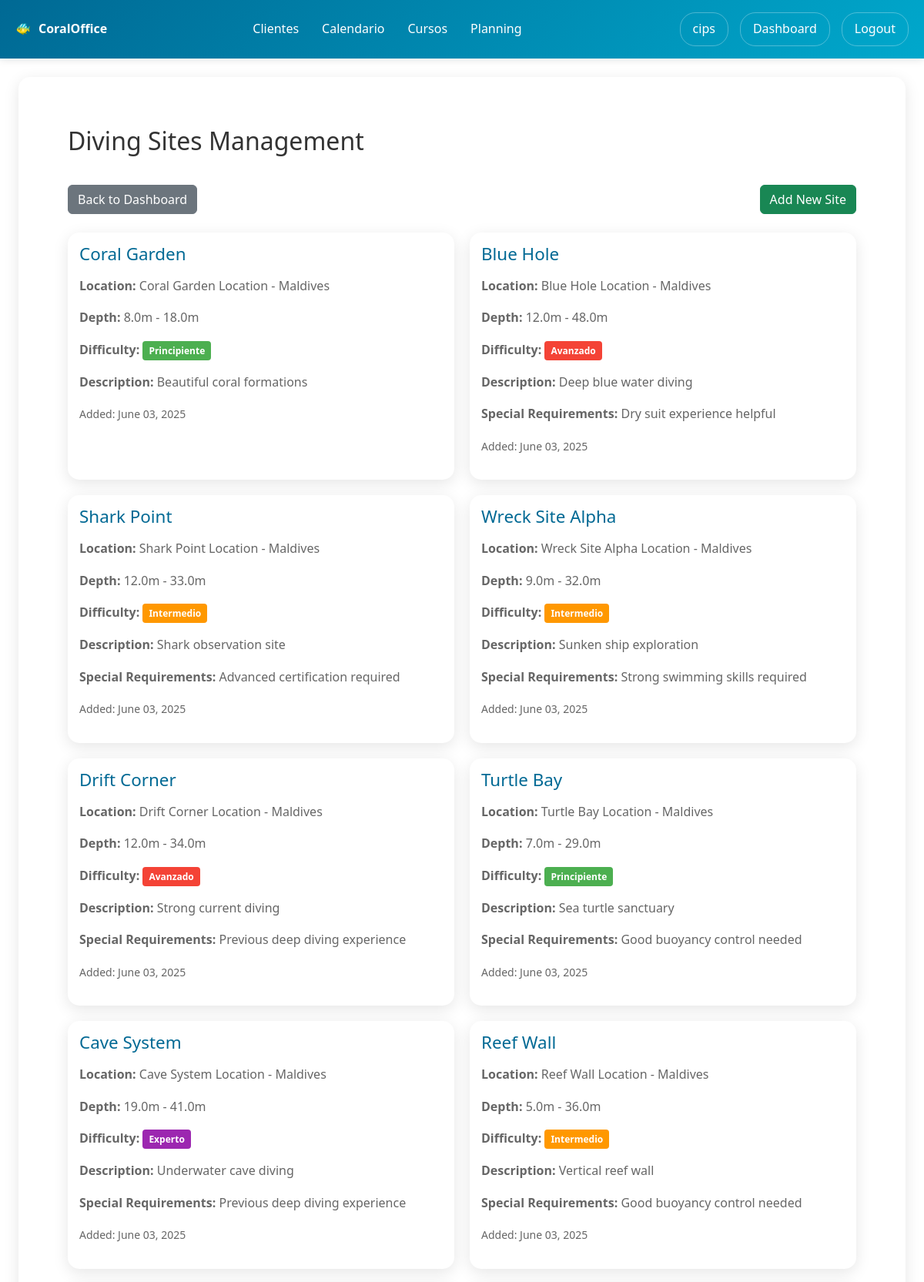
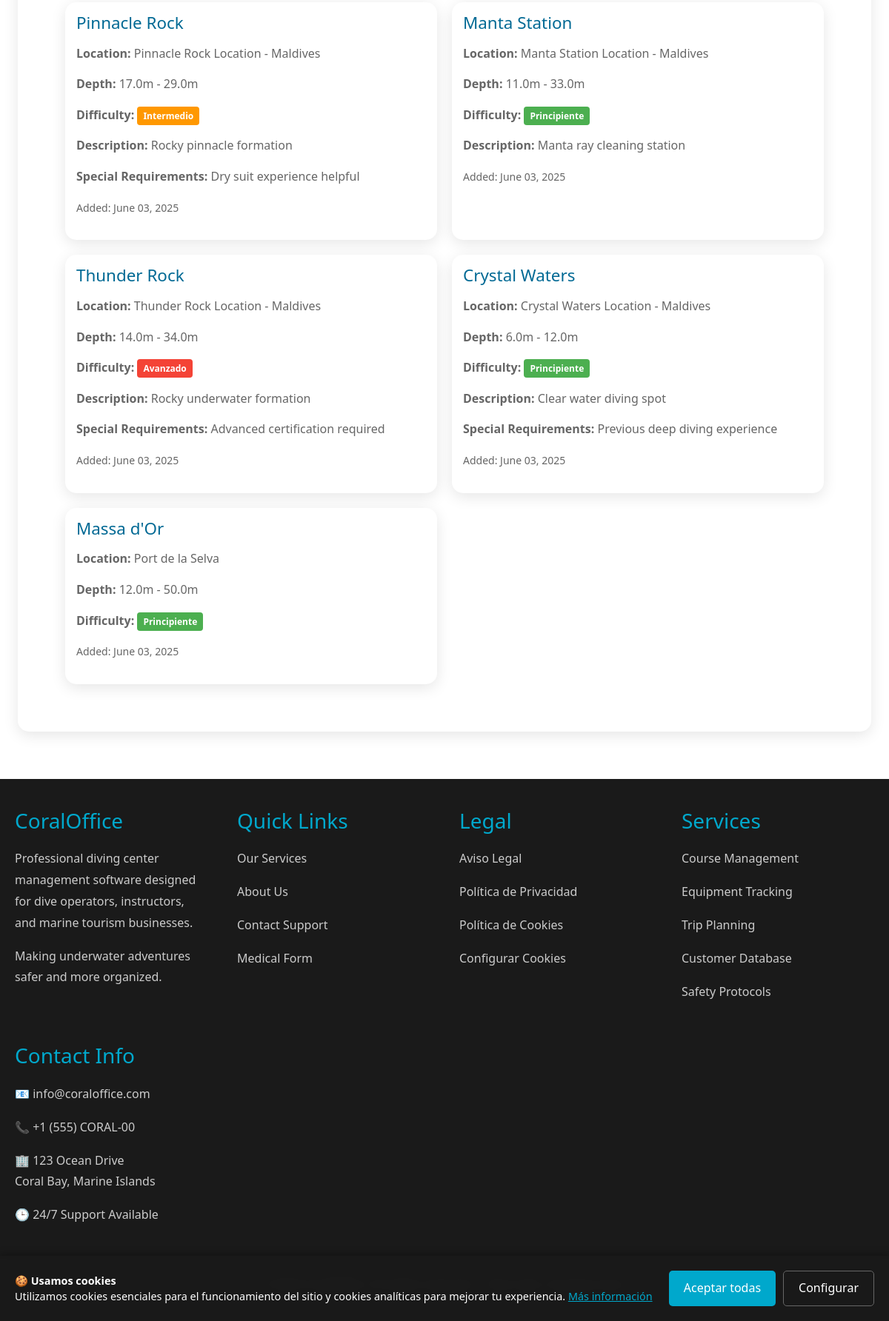
Screenshot of /users/diving-sites/ (signed in) with the database file from the repository (2 pictures, top to bottom).
### users/models.py (models this page shows, shortened)
class DivingSite(models.Model):
    diving_center = models.ForeignKey(User, on_delete=models.CASCADE, related_name='diving_sites')
    name = models.CharField(max_length=100)
    location = models.CharField(max_length=200)
    depth_min = models.FloatField(help_text="Profundidad mínima en metros")
    depth_max = models.FloatField(help_text="Profundidad máxima en metros")
    difficulty_level = models.CharField(max_length=20, choices=[
        ('BEGINNER', 'Principiente'),
        ('INTERMEDIATE', 'Intermedio'),
        ('ADVANCED', 'Avanzado'),
        ('EXPERT', 'Experto'),
    ], default='BEGINNER')
    description = models.TextField(blank=True)
    special_requirements = models.TextField(blank=True)
    created_at = models.DateTimeField(auto_now_add=True)

### users/views.py (the view)
# urls.py: path('diving-sites/', views.diving_sites_list, name='diving_sites_list'),
@login_required
def diving_sites_list(request):
    if not request.user.userprofile.is_diving_center:
        messages.error(request, 'Access denied.')
        return redirect('users:profile')
    sites = DivingSite.objects.filter(diving_center=request.user)
    return render(request, 'users/diving_sites_list.html', {'sites': sites})

### users/context_processors.py (called while the page is built)
def cookies_context(request):
    cookies_accepted = request.COOKIES.get('cookies_accepted', 'false') == 'true'
    show_cookies_banner = not cookies_accepted
    return {
        'cookies_accepted': cookies_accepted,
        'show_cookies_banner': show_cookies_banner,
    }

### users/templates/users/diving_sites_list.html (shortened to what this page needs)
{% extends 'users/base.html' %}
{% block users_content %}
<div class="p-3">
    <div style="display: flex; justify-content: space-between; align-items: center; margin-bottom: 30px;">
        <h2>Diving Sites Management</h2>
    </div>
    <div class="mb-4 d-flex justify-content-between">
        <a href="{% url 'users:diving_center_dashboard' %}" class="btn btn-secondary">Back to Dashboard</a>
        <a href="{% url 'users:add_diving_site' %}" class="btn btn-success">Add New Site</a>
    </div>
    {% if sites %}
        <div style="display: grid; grid-template-columns: repeat(auto-fit, minmax(350px, 1fr)); gap: 20px;">
            {% for site in sites %}
            <div class="card">
                <h3>{{ site.name }}</h3>
                <p><strong>Location:</strong> {{ site.location }}</p>
                <p><strong>Depth:</strong> {{ site.depth_min }}m - {{ site.depth_max }}m</p>
                <p><strong>Difficulty:</strong> <span class="status-badge status-{{ site.difficulty_level|lower }}">{{ site.get_difficulty_level_display }}</span></p>
                {% if site.description %}
                    <p><strong>Description:</strong> {{ site.description|truncatewords:20 }}</p>
                {% endif %}
                {% if site.special_requirements %}
                    <p><strong>Special Requirements:</strong> {{ site.special_requirements|truncatewords:15 }}</p>
                {% endif %}
                <p><small>Added: {{ site.created_at|date:"F d, Y" }}</small></p>
            </div>
            {% endfor %}
        </div>
    {% else %}
        <p>No diving sites added yet.</p>
    {% endif %}
</div>
{% endblock %}

### home/templates/home/base.html (shortened to what this page needs)
<!DOCTYPE html>
<html lang="en">
<head>
    <link href="https://cdn.jsdelivr.net/npm/bootstrap@5.3.2/dist/css/bootstrap.min.css" rel="stylesheet">
    <link rel="stylesheet" href="https://cdn.jsdelivr.net/npm/bootstrap-icons@1.11.1/font/bootstrap-icons.css">
</head>
<body>
    <header class="header">
        <nav class="nav-container">
            <div class="logo">CoralOffice</div>
            <ul class="nav-menu m-0 ms-0 p-0">
                {% if user.is_authenticated and user.userprofile.is_diving_center %}
                    <li><a href="{% url 'users:customer_list' %}">Clientes</a></li>
                    <li><a href="{% url 'users:calendar_view' %}">Calendario</a></li>
                <li><a href="{% url 'users:courses_list' %}">Cursos</a></li>
<li><a href="{% url 'users:staff_planning' %}">Planning</a></li>
                {% else %}
                    <li><a href="{% url 'home:home' %}">Home</a></li>
                    <li><a href="{% url 'home:services' %}">Services</a></li>
                    <li><a href="{% url 'home:about' %}">About</a></li>
                    <li><a href="{% url 'home:contact' %}">Contact</a></li>
                {% endif %}
            </ul>
            <div class="user-menu ms-3">
                {% if user.is_authenticated %}
                    <a href="{% url 'users:profile' %}">{{ user.username }}</a>
                    {% if user.userprofile.is_diving_center %}
                        <a href="{% url 'users:diving_center_dashboard' %}">Dashboard</a>
                    {% endif %}
                    <a href="{% url 'users:logout' %}">Logout</a>
                {% else %}
                    <a href="{% url 'users:login' %}">Login</a>
                {% endif %}
            </div>
        </nav>
    </header>
    {% if show_cookies_banner %}
    <div class="cookies-banner" id="cookiesBanner">
        <div class="cookies-banner-content">
            <div class="cookies-text">
                <strong>🍪 Usamos cookies</strong><br>
                Utilizamos cookies esenciales para el funcionamiento del sitio y cookies analíticas para mejorar tu experiencia.
                <a href="{% url 'home:cookies_policy' %}" style="color: #00a8cc;">Más información</a>
            </div>
            <div class="cookies-buttons">
                <button class="cookies-btn cookies-btn-accept" onclick="acceptAllCookies()">Aceptar todas</button>
                <a href="{% url 'home:cookies_settings' %}" class="cookies-btn cookies-btn-settings">Configurar</a>
            </div>
        </div>
    </div>
    {% endif %}
    <main class="main-content pt-0">
        {% block content %}
        {% endblock %}
    </main>
    <footer class="footer">
        <div class="footer-content">
            <div class="footer-section">
                <h3>CoralOffice</h3>
                <p>Professional diving center management software designed for dive operators, instructors, and marine tourism businesses.</p>
                <p>Making underwater adventures safer and more organized.</p>
            </div>
            <div class="footer-section">
                <h3>Quick Links</h3>
                <p><a href="{% url 'home:services' %}">Our Services</a></p>
                <p><a href="{% url 'home:about' %}">About Us</a></p>
                <p><a href="{% url 'home:contact' %}">Contact Support</a></p>
                <p><a href="{% url 'users:medical_form' %}">Medical Form</a></p>
            </div>
            <div class="footer-section">
                <h3>Legal</h3>
                <p><a href="{% url 'home:legal_notice' %}">Aviso Legal</a></p>
                <p><a href="{% url 'home:privacy_policy' %}">Política de Privacidad</a></p>
                <p><a href="{% url 'home:cookies_policy' %}">Política de Cookies</a></p>
                <p><a href="{% url 'home:cookies_settings' %}">Configurar Cookies</a></p>
            </div>
            <div class="footer-section">
                <h3>Services</h3>
                <p>Course Management</p>
                <p>Equipment Tracking</p>
                <p>Trip Planning</p>
                <p>Customer Database</p>
                <p>Safety Protocols</p>
            </div>
            <div class="footer-section">
                <h3>Contact Info</h3>
                <p>📧 info@coraloffice.com</p>
                <p>📞 +1 (555) CORAL-00</p>
                <p>🏢 123 Ocean Drive<br>Coral Bay, Marine Islands</p>
                <p>🕒 24/7 Support Available</p>
            </div>
        </div>
        <div class="footer-bottom">
            <p>&copy; 2024 CoralOffice. All rights reserved. | Dive safe, manage smart.</p>
        </div>
    </footer>
</body>
</html>

### home/templates/home/base.html (style rules this page uses)
* { margin: 0; padding: 0; box-sizing: border-box; }
body { font-family: 'Segoe UI', Tahoma, Geneva, Verdana, sans-serif; line-height: 1.6; color: #333; }
.header { background: linear-gradient(135deg, #006994, #00a8cc); color: white; padding: 1rem 0; box-shadow: 0 2px 10px rgba(0,0,0,0.1); position: relative; }
.nav-container { max-width: 1200px; margin: 0 auto; display: flex; justify-content: space-between; align-items: center; padding: 0 20px; }
.logo { font-size: 1rem; font-weight: bold; display: flex; align-items: center; z-index: 1001; }
.logo::before { content: '🐠'; margin-right: 10px; }
.nav-menu { display: flex; list-style: none; gap: 30px; }
.nav-menu a { color: white; text-decoration: none; padding: 10px 0px; border-radius: 5px; transition: background 0.3s; }
.user-menu { display: flex; align-items: center; gap: 15px; }
.user-menu a { color: white; text-decoration: none; padding: 8px 16px; border: 1px solid rgba(255,255,255,0.3); border-radius: 20px; transition: all 0.3s; }
.main-content { min-height: calc(100vh - 140px); padding: 40px 0; }
.card { background: white; padding: 15px; border-radius: 15px; box-shadow: 0 5px 20px rgba(0,0,0,0.1); transition: transform 0.3s; border: none }
.card h3 { color: #006994; margin-bottom: 15px; font-size: 1.4rem; }
.card p { color: #666; line-height: 1.6; }
.cookies-banner { position: fixed; bottom: 0; left: 0; right: 0; background: rgba(26, 26, 26, 0.95); color: white; padding: 20px; z-index: 9999; box-shadow: 0 -2px 10px rgba(0,0,0,0.3); backdrop-filter: blur(10px); }
.cookies-banner-content { max-width: 1200px; margin: 0 auto; display: flex; align-items: center; justify-content: space-between; gap: 20px; }
.cookies-text { flex: 1; font-size: 0.9rem; line-height: 1.5; }
.cookies-buttons { display: flex; gap: 10px; flex-shrink: 0; }
.cookies-btn { padding: 10px 20px; border: none; border-radius: 5px; cursor: pointer; font-weight: 500; text-decoration: none; display: inline-block; transition: all 0.3s; }
.cookies-btn-accept { background: #00a8cc; color: white; }
.cookies-btn-settings { background: transparent; color: white; border: 1px solid #666; }
.footer { background: #1a1a1a; color: white; padding: 40px 0 20px; }
.footer-content { max-width: 1200px; margin: 0 auto; padding: 0 20px; display: grid; grid-template-columns: repeat(auto-fit, minmax(250px, 1fr)); gap: 40px; }
.footer-section h3 { color: #00a8cc; margin-bottom: 20px; }
.footer-section p, .footer-section a { color: #ccc; text-decoration: none; line-height: 1.8; }
.footer-bottom { text-align: center; margin-top: 30px; padding-top: 20px; border-top: 1px solid #333; color: #888; }

### users/templates/users/diving_sites_list.html (style rules this page uses)
.status-badge { padding: 4px 8px; border-radius: 4px; font-size: 12px; font-weight: bold; }
.status-beginner { background-color: #4caf50; color: #fff; }
.status-intermediate { background-color: #ff9800; color: #fff; }
.status-advanced { background-color: #f44336; color: #fff; }
.status-expert { background-color: #9c27b0; color: #fff; }

### rows the page displays
DivingSite: name "Coral Garden", location "Coral Garden Location - Maldives", depth_min "8.0", depth_max "18.0", difficulty_level "Principiente", description "Beautiful coral formations", created_at "June 03, 2025"
DivingSite: name "Blue Hole", location "Blue Hole Location - Maldives", depth_min "12.0", depth_max "48.0", difficulty_level "Avanzado", description "Deep blue water diving", special_requirements "Dry suit experience helpful", created_at "June 03, 2025"
DivingSite: name "Shark Point", location "Shark Point Location - Maldives", depth_min "12.0", depth_max "33.0", difficulty_level "Intermedio", description "Shark observation site", special_requirements "Advanced certification required", created_at "June 03, 2025"
DivingSite: name "Wreck Site Alpha", location "Wreck Site Alpha Location - Maldives", depth_min "9.0", depth_max "32.0", difficulty_level "Intermedio", description "Sunken ship exploration", special_requirements "Strong swimming skills required", created_at "June 03, 2025"
DivingSite: name "Drift Corner", location "Drift Corner Location - Maldives", depth_min "12.0", depth_max "34.0", difficulty_level "Avanzado", description "Strong current diving", special_requirements "Previous deep diving experience", created_at "June 03, 2025"
DivingSite: name "Turtle Bay", location "Turtle Bay Location - Maldives", depth_min "7.0", depth_max "29.0", difficulty_level "Principiente", description "Sea turtle sanctuary", special_requirements "Good buoyancy control needed", created_at "June 03, 2025"
DivingSite: name "Cave System", location "Cave System Location - Maldives", depth_min "19.0", depth_max "41.0", difficulty_level "Experto", description "Underwater cave diving", special_requirements "Previous deep diving experience", created_at "June 03, 2025"
DivingSite: name "Reef Wall", location "Reef Wall Location - Maldives", depth_min "5.0", depth_max "36.0", difficulty_level "Intermedio", description "Vertical reef wall", special_requirements "Good buoyancy control needed", created_at "June 03, 2025"
DivingSite: name "Pinnacle Rock", location "Pinnacle Rock Location - Maldives", depth_min "17.0", depth_max "29.0", difficulty_level "Intermedio", description "Rocky pinnacle formation", special_requirements "Dry suit experience helpful", created_at "June 03, 2025"
DivingSite: name "Manta Station", location "Manta Station Location - Maldives", depth_min "11.0", depth_max "33.0", difficulty_level "Principiente", description "Manta ray cleaning station", created_at "June 03, 2025"
DivingSite: name "Thunder Rock", location "Thunder Rock Location - Maldives", depth_min "14.0", depth_max "34.0", difficulty_level "Avanzado", description "Rocky underwater formation", special_requirements "Advanced certification required", created_at "June 03, 2025"
DivingSite: name "Crystal Waters", location "Crystal Waters Location - Maldives", depth_min "6.0", depth_max "12.0", difficulty_level "Principiente", description "Clear water diving spot", special_requirements "Previous deep diving experience", created_at "June 03, 2025"
DivingSite: name "Massa d'Or", location "Port de la Selva", depth_min "12.0", depth_max "50.0", difficulty_level "Principiente", created_at "June 03, 2025"

### other values shown
{{ user.username }} "cips"
